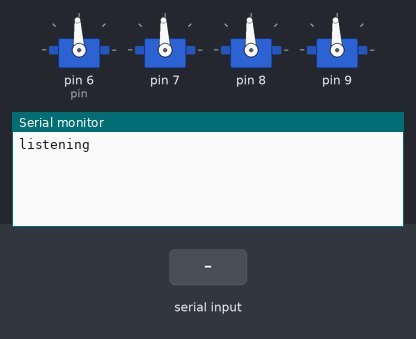
Recording of a sketch running on a simulated Arduino Uno, built with avr-gcc and run on an emulated ATmega328P. Shown: 4 × servo, the last lines printed to the serial monitor. The test bench sets the inputs (shaded band).

Above: at 1.2 s.
1.3 s: "90;45;200\n" received over the second serial link
At 2.4 s:
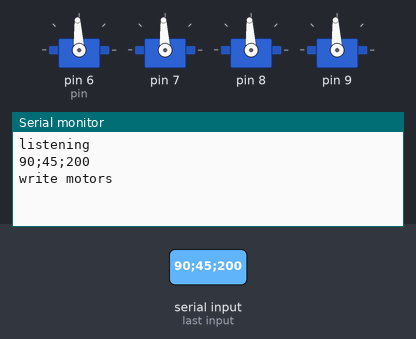
2.8 s: "90;45\n" received over the second serial link
At 3.4 s:
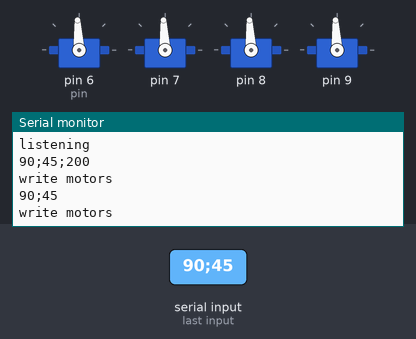
4.3 s: "5\n" received over the second serial link
At 5.6 s:
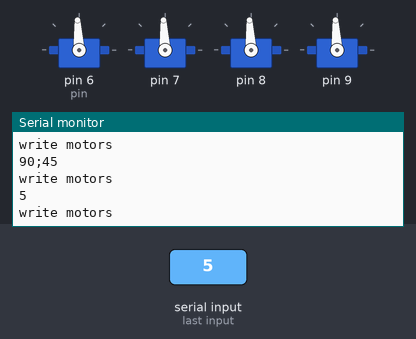

Measured:
- after the input at 1.3 s, the serial monitor: prints a new line at once (image 1)
- after the input at 2.8 s, the serial monitor: prints a new line at once (image 2)
- after the input at 4.3 s, the serial monitor: prints a new line at once (image 3)

The sketch:

escdriver.ino
```cpp
#include <Servo.h>
#include <SoftwareSerial.h>

#define ESC_MAX_FRWD 1900 //forward backwards powers for older kids robot
#define ESC_MAX_REV 1100

//#define ESC_MAX_FRWD 2000 //forward backwards powers for younger kids robot
//#define ESC_MAX_REV 1000

#define ESC_STOPPED 1500

#define NUM_MOTORS 4


#define SSerialRX        5 ///10  //Serial Receive pin
#define SSerialTX        4 //11  //Serial Transmit pin

#define SSerialTxControl 3   //RS485 Direction control
#define RS485Transmit    HIGH
#define RS485Receive     LOW

typedef struct motorDef
{
  Servo motor;
  int pin;
};

motorDef motors[NUM_MOTORS];
SoftwareSerial RS485Serial(SSerialRX, SSerialTX); // RX, TX

int byteReceived;
int byteSend;
char input[100];
int inIndex = 0;

void setup() {
/*
  motors[0].pin = 8; //pins for test robot
  motors[1].pin = 9;
  motors[2].pin = 10;
  //motors[2].pin = 11;
*/
  motors[0].pin = 6;    //motor pins for younger kids Rov
  motors[1].pin = 7;
  motors[2].pin = 8;
  motors[3].pin = 9;

  for(int x = 0; x < NUM_MOTORS; x++)
  {
     motors[x].motor.attach(motors[x].pin);
     motors[x].motor.writeMicroseconds(ESC_STOPPED);    //must send the stop signal on start up to arm the ESC
  }

  Serial.begin(9600);

  pinMode(SSerialTxControl, OUTPUT);
  digitalWrite(SSerialTxControl, RS485Receive);  // Init Transceiver
  RS485Serial.begin(19200);
  RS485Serial.flush();
  Serial.println("listening");

}

void loop() {

  /*
   while (!Serial.available())
   {

    }

    */


    if(RS485Serial.available())
    {

      while (RS485Serial.available() > 0)
      {

        input[inIndex] = RS485Serial.read();

       // if(input[inIndex] == 10 || (input[inIndex] > 47 && input[inIndex] < 62))
       // {

       //   Serial.print(input[inIndex]);

          if ((input[inIndex] == '\n') || (input[inIndex] == '\r')) {
              input[inIndex] = 0;
              inIndex = 0;
              Serial.println(input);
              writeMotors(input);

             // digitalWrite(SSerialTxControl, RS485Transmit);  // Enable RS485 Transmit
             // RS485Serial.write("ok"); // Send the byte back
             // delay(10);
             // digitalWrite(SSerialTxControl, RS485Receive);  // Disable RS485 Transmit

              break;
           }
           inIndex++;
       // }
      }
       //RS485Serial.flush();

    }

   // char input[50];
   // byte size = Serial.readBytes(input, 50);
    //add terminator 0 to end the C string
   // input[size] = 0;

}

void writeMotors(char* input)
{
// Read each command pair from terminal input string in the format motorIndex=speed (0=1500;1=1600;2=1500)

    Serial.println("write motors");
    char* command = strtok(input, ";");

    while (command != 0)
    {
         //Serial.println(command);
        // Split the command in two values
        char* separator = strchr(command, '=');
        if (separator != 0)
        {
            // Actually split the string in 2: replace ':' with 0
            *separator = 0;
            int motorId = atoi(command);
            ++separator;
            int thrust = atoi(separator);

            Serial.println(motorId);
            Serial.println(thrust);

            motors[motorId].motor.writeMicroseconds(thrust);


        }
        // Find the next command in input string
        command = strtok(0, ";");
    }
}
```
